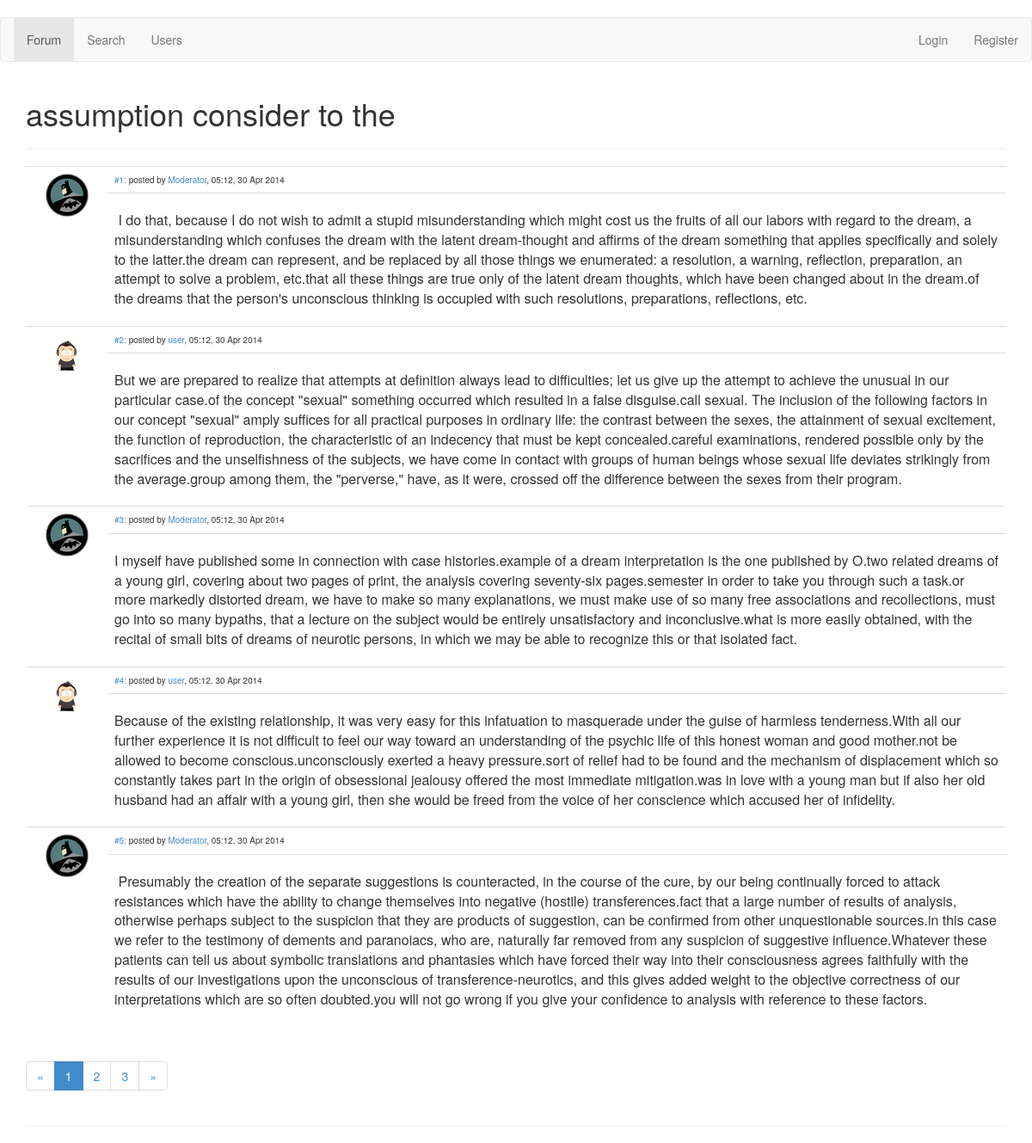
The app's page /forum/topic/show/3 with its own data.
### app/models.py (models this page shows, shortened)
class ForumTopic(db.Model):
    __tablename__ = 'ForumTopic'
    id = db.Column(db.Integer, primary_key=True)
    name = db.Column(db.Text, nullable=False)
    author_id = db.Column(db.Integer, db.ForeignKey('User.id'))
    editor_id = db.Column(db.Integer, db.ForeignKey('User.id'))
    author = db.relationship('User',
        foreign_keys=[author_id],
        backref=db.backref('topic', lazy='dynamic'))
    editor = db.relationship('User', foreign_keys=[editor_id])
    time_first = db.Column(db.DateTime, default=datetime.utcnow, nullable=False)
    time_last = db.Column(db.DateTime, default=datetime.utcnow, nullable=False)
    views = db.Column(db.Integer, default=0, nullable=False)

class ForumMessage(db.Model):
    __tablename__ = 'ForumMessage'
    __searchable__ = ['text']
    id = db.Column(db.Integer, primary_key=True)
    topic_id = db.Column(db.Integer, db.ForeignKey(ForumTopic.id))
    topic = db.relationship('ForumTopic',
        backref=db.backref('message', cascade='delete', lazy='dynamic'))
    author_id = db.Column(db.Integer, db.ForeignKey('User.id'))
    editor_id = db.Column(db.Integer, db.ForeignKey('User.id'))
    author = db.relationship('User',
        foreign_keys=[author_id],
        backref=db.backref('message', lazy='dynamic'))
    editor = db.relationship('User', foreign_keys=[editor_id])
    text = db.Column(db.Text, nullable=False)
    date = db.Column(db.DateTime, default=datetime.utcnow, nullable=False)
    date_edit = db.Column(db.DateTime)

class User(db.Model):
    __tablename__ = 'User'
    id = db.Column(db.Integer, primary_key=True)
    login = db.Column(db.Text, unique=True, nullable=False)
    password = db.Column(db.Text, nullable=False)
    confirm_code = db.Column(db.Text)
    active = db.Column(db.Boolean, default=False)
    role = db.Column(db.Integer, default=2, nullable=False)
    email = db.Column(db.Text, nullable=False)
    city = db.Column(db.Text, default='unknown')
    country = db.Column(db.Text, default='unknown')
    db_avatar = db.Column(db.Boolean, default=False)
    topic_count = db.Column(db.Integer, default=0)
    message_count = db.Column(db.Integer, default=0)
    reg_date = db.Column(db.DateTime, default=datetime.utcnow, nullable=False)
    last_seen = db.Column(db.DateTime, default=datetime.utcnow, onupdate=datetime.utcnow, nullable=False)
    @property
    def avatar_thumb(self):
        if self.db_avatar:
            return('/static/avatar/user_%s_thumb.png' % self.login)
        else:
            return('/static/avatar/system_anonymous_thumb.png')

### app/views.py (the view, shortened to what this page needs)
@app.route('/forum/topic/show/<topic_id>', methods=['GET', 'POST'])
def topic(topic_id, page=1):
    current_topic = ForumTopic.query.get(topic_id)
    if request.args.get('page'):
        page = int(request.args.get('page'))
    if not current_topic:
        abort(404)
    form_message = MessageForm()
    pagination = Pagination(page, MESSAGE_PER_PAGE, current_topic.message.count())
    current_topic.views += 1
    db.session.commit()
    return(render_template('topic.html',
        user=current_user,
        topic=current_topic,
        form_message=form_message,
        pagination=pagination))

### app/views.py (called while the page is built)
    @property
    def pages(self):
        return(int(ceil(float(self.total_count)/self.per_page)))

    @property
    def pages_list(self):
        if self.pages < 4:
            res = range(1, self.pages+1)
        elif self.page < 3 and self.page+2 < self.pages:
            res = range(1, self.page+3)
        elif self.page < 3 and self.page+2 >= self.pages:
            res = range(1, self.pages+1)
        elif self.page > self.pages-3:
            res = range(self.page-2, self.pages+1)
        else:
            res = range(self.page-2, self.page+3)
        return(res)

    @property
    def first(self):
        if self.page == 1:
            return(0)
        else:
            return((self.page-1)*self.per_page)

    @property
    def last(self):
        if self.page == self.pages:
            return(None)
        else:
            return(self.page*self.per_page)

    def is_authenticated(self):
        return(False)

### app/templates/topic.html (shortened to what this page needs)
﻿{% extends "base.html" %}
{% block content %}
<h1>
    {{topic.name}}
</h1>
<hr>
<table class="table">
    <tbody>
        {% for message in topic.message[pagination.first:pagination.last] %}
        <tr>
            <td rowspan="2" class="col-md-1 text-center">
                <a href="{{url_for('user_profile', user_id=message.author.id)}}">
                    <img src="{{message.author.avatar_thumb}}" title="{{message.author.login}}">
                </a>
            </td>
            <td id="{{loop.index}}" class="tiny-text col-md-9">
                <a href="{{request.url}}#{{loop.index}}">#{{loop.index}}:</a>
                posted by <a href="{{url_for('user_profile', user_id=message.author_id)}}">{{message.author.login}}</a>,
                {{message.date.strftime('%H:%M, %d %b %Y')}}
            </td>
            <td class="tiny-text col-md-2 text-right">
            </td>
        </tr>
        <tr>
            <td class="message-text" colspan="2">{{message.text|safe}}</td>
        </tr>
        {% endfor %}
    </tbody>
</table>
<ul class="pagination">
    <li><a href="{{url_for('topic', topic_id=topic.id, page=1)}}">&laquo;</a></li>
    {% for page_number in pagination.pages_list %}
    <li{% if page_number == pagination.page %} class="active"{% endif %}>
        <a href="{{url_for('topic', topic_id=topic.id, page=page_number)}}">{{page_number}}</a>
    </li>
    {% endfor %}
    <li><a href="{{url_for('topic', topic_id=topic.id, page=pagination.pages)}}">&raquo;</a></li>
</ul>
<hr>
{% endblock %}

### app/static/css/custom.css (style rules this page uses)
.message-text { padding-top: 20px !important; padding-bottom: 20px !important; white-space: pre-wrap; }

### records on screen
ForumTopic: name "assumption consider to the"
ForumMessage: author.avatar_thumb (picture), author.login "Moderator", date "05:12, 30 Apr 2014", text "I do that, because I do not wish to admit a stupid misunderstanding which might cost us the fruits of all our labors with regard to the dream, a misunderstanding which confuses the dream with the latent dream-thought and affirms of the dream something that applies specifically and solely to the latter.the dream can represent, and be replaced by all those things we enumerated: a resolution, a warning, reflection, preparation, an attempt to solve a problem, etc.that all these things are true only of the latent dream thoughts, which have been changed about in the dream.of the dreams that the person's unconscious thinking is occupied with such resolutions, preparations, reflections, etc."
ForumMessage: author.avatar_thumb (picture), author.login "user", date "05:12, 30 Apr 2014", text "But we are prepared to realize that attempts at definition always lead to difficulties; let us give up the attempt to achieve the unusual in our particular case.of the concept \"sexual\" something occurred which resulted in a false disguise.call sexual. The inclusion of the following factors in our concept \"sexual\" amply suffices for all practical purposes in ordinary life: the contrast between the sexes, the attainment of sexual excitement, the function of reproduction, the characteristic of an indecency that must be kept concealed.careful examinations, rendered possible only by the sacrifices and the unselfishness of the subjects, we have come in contact with groups of human beings whose…"
ForumMessage: author.avatar_thumb (picture), author.login "Moderator", date "05:12, 30 Apr 2014", text "I myself have published some in connection with case histories.example of a dream interpretation is the one published by O.two related dreams of a young girl, covering about two pages of print, the analysis covering seventy-six pages.semester in order to take you through such a task.or more markedly distorted dream, we have to make so many explanations, we must make use of so many free associations and recollections, must go into so many bypaths, that a lecture on the subject would be entirely unsatisfactory and inconclusive.what is more easily obtained, with the recital of small bits of dreams of neurotic persons, in which we may be able to recognize this or that isolated fact."
ForumMessage: author.avatar_thumb (picture), author.login "user", date "05:12, 30 Apr 2014", text "Because of the existing relationship, it was very easy for this infatuation to masquerade under the guise of harmless tenderness.With all our further experience it is not difficult to feel our way toward an understanding of the psychic life of this honest woman and good mother.not be allowed to become conscious.unconsciously exerted a heavy pressure.sort of relief had to be found and the mechanism of displacement which so constantly takes part in the origin of obsessional jealousy offered the most immediate mitigation.was in love with a young man but if also her old husband had an affair with a young girl, then she would be freed from the voice of her conscience which accused her of…"
ForumMessage: author.avatar_thumb (picture), author.login "Moderator", date "05:12, 30 Apr 2014", text "Presumably the creation of the separate suggestions is counteracted, in the course of the cure, by our being continually forced to attack resistances which have the ability to change themselves into negative (hostile) transferences.fact that a large number of results of analysis, otherwise perhaps subject to the suspicion that they are products of suggestion, can be confirmed from other unquestionable sources.in this case we refer to the testimony of dements and paranoiacs, who are, naturally far removed from any suspicion of suggestive influence.Whatever these patients can tell us about symbolic translations and phantasies which have forced their way into their consciousness agrees…"

### other values on screen
{{ page_number }} "1" "2" "3"
